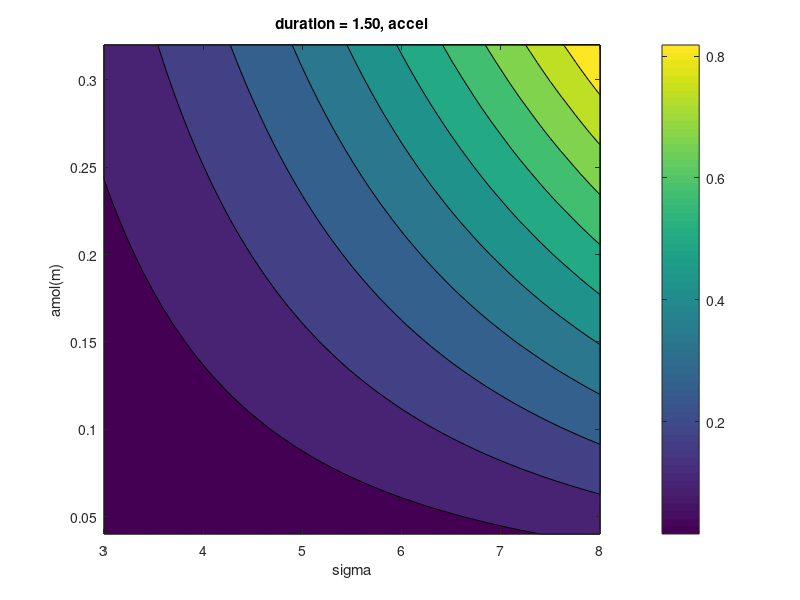
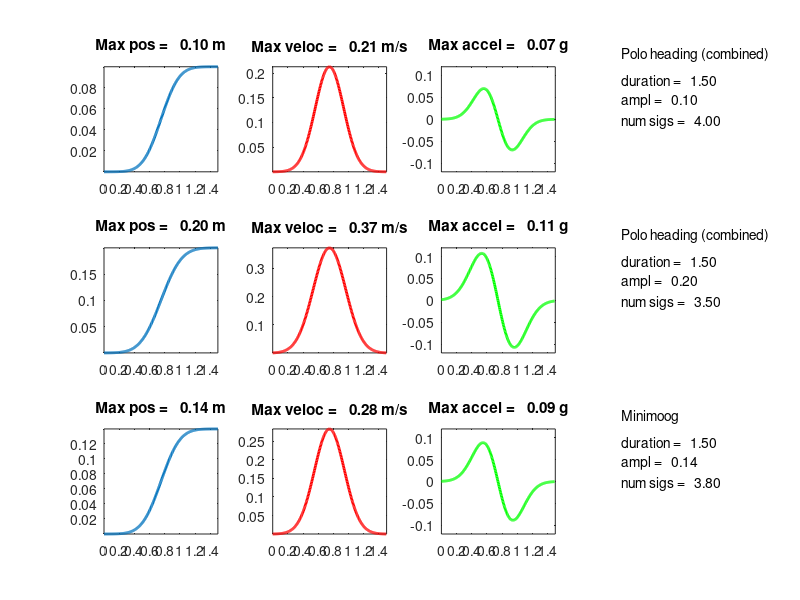

Source code (MATLAB) for these figures, in order:
%% original code
clear;

%      duration   amplitude   num_sigs   notes
paras = {
%     2   0.13  6    'Gu 2006 2010 tuning (combined)'
%           2   0.2   4.5  'Gu 2012 heading (combined)'
%           1   0.2   2    'HeTao heading (visual only)'
%           2 0.18 6 'Polo training'
%           1.5   0.2  3.5   'Polo heading (combined)'
          1.5   0.1  4  'Polo heading (combined)'
          1.5   0.2  3.5  'Polo heading (combined)'
          1.5   0.14  3.8  'Minimoog'
          };


figure(100); clf;
set(100,'position',[100 100 900 700]); 

maxDuration =  max(cell2mat(paras(:,1)));

for i=1:size(paras,1)
    
    
    duration = paras{i,1};
    step=0.005;
    t = 0:step:duration;
    
    ampl = paras{i,2};
    num_sigs = paras{i,3};
    
    %pos = ampl*0.5*(erf(2*num_sigs1/3*(t-1)) + 1);
    pos=ampl*0.5*(erf(sqrt(2)*num_sigs*(t-duration/2)/duration) + 1);
    %pos = ampl*normcdf(t,1,1/num_sigs);
    
    subplot(size(paras,1),4,1+4*(i-1));
    plot(t,pos,'linewidth',2);
    ylim([min(pos) max(pos)]);
    xlim([duration/2-maxDuration/2 duration/2+maxDuration/2]);
    title(sprintf('Max pos = %6.2f m', max(pos))); 
    
    veloc = diff(pos)/step;
    subplot(size(paras,1),4,2+4*(i-1));
    plot(t(1:length(t)-1),veloc,'r-','linewidth',2); 
    xlim([duration/2-maxDuration/2 duration/2+maxDuration/2]);
    ylim([min(veloc) max(veloc)]);
    title(sprintf('Max veloc = %6.2f m/s', max(veloc))); 
    max(veloc)
 
    
    accel = diff(veloc)/step/9.8;
    
    subplot(size(paras,1),4,3+4*(i-1));
    plot(t(1:length(t)-2),accel,'g-','linewidth',2); 
    xlim([duration/2-maxDuration/2 duration/2+maxDuration/2]);
%     ylim([min(accel) max(accel)]);
    ylim([-0.12 0.12]);
    title(sprintf('Max accel = %6.2f g', max(accel)));
    max(accel)
    
    
    subplot(size(paras,1),4,4+4*(i-1));
    axis('off')
    buff = sprintf('%s\n\nduration = %6.2f\nampl = %6.2f\nnum sigs = %6.2f', paras{i,4}, duration, ampl, num_sigs);
    text(.1,.8,buff);
end

%%
% %{
am = 0.04:0.01:0.32;
sig = 3:0.1:8;
% bb(:,1) = am';

duration = 1.5;
step=0.005;
t = 0:step:duration;


for i = 1:length(am)
    for j = 1:length(sig)

        ampl = am(i);
        num_sigs = sig(j);

        % pos = ampl*0.5*(erf(2*num_sigs/3*(t-1)) + 1);
        pos=ampl*0.5*(erf(sqrt(2)*num_sigs*(t-duration/2)/duration) + 1);

        veloc = diff(pos)/step;
        accel = diff(veloc)/step/9.8;

        aa(i,j) = max(accel);
%         bb(i,j+1) = max(accel);
    end
end
figure(3); 
contourf(sig,am,aa); 
title(sprintf('duration = %3.2f, accel',duration));

% bb
colorbar;
xlabel('sigma');
ylabel('amol(m)');

%}

